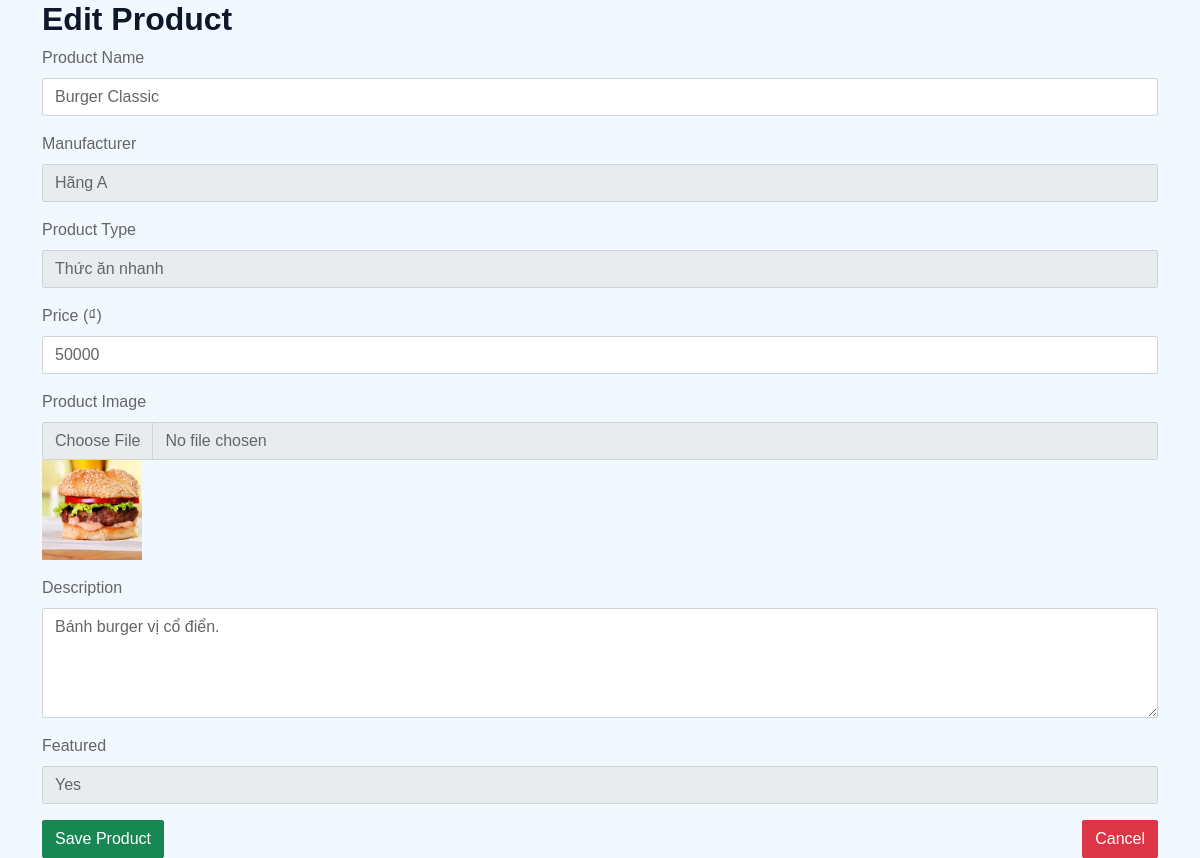
/admin_editproduct.php?id=1, run on the app's committed database.
### tables this page shows
CREATE TABLE `products` (
  `id` int(11) NOT NULL,
  `name` varchar(100) NOT NULL,
  `manu_id` int(11) NOT NULL,
  `type_id` int(11) NOT NULL,
  `price` int(11) DEFAULT NULL,
  `pro_image` varchar(150) NOT NULL,
  `description` text DEFAULT NULL,
  `feature` tinyint(1) DEFAULT NULL,
  `created_at` timestamp NOT NULL DEFAULT current_timestamp()
);

CREATE TABLE `manufactures` (
  `manu_id` int(11) NOT NULL,
  `manu_name` varchar(100) NOT NULL
);

CREATE TABLE `product_types` (
  `type_id` int(11) NOT NULL,
  `type_name` varchar(100) NOT NULL
);

### admin_editproduct.php (the view, shortened to what this page needs)
<?php
require 'models/items.php';
if (isset($_GET['id'])) {
    $product_id = $_GET['id'];
    $sql = "SELECT * FROM products WHERE id = ?";
    $stmt = Db::$connection->prepare($sql);
    $stmt->bind_param('i', $product_id);
    $stmt->execute();
    $result = $stmt->get_result();
    if ($result->num_rows > 0) {
        $product = $result->fetch_assoc();
    } else {
        echo "Product not found!";
        exit();
    }
    $sql_manufacturer = "SELECT * FROM manufactures";
    $result_manufacturer = Db::$connection->query($sql_manufacturer);
    $sql_product_types = "SELECT * FROM product_types";
    $result_product_types = Db::$connection->query($sql_product_types);
}
?>
<!DOCTYPE html>
<html lang="en">
<head>
    <link href="css/bootstrap.min.css" rel="stylesheet">
</head>
<body>
<div class="container">
    <h2>Edit Product</h2>
    <form action="admin_editproduct.php?id=<?php echo $product_id; ?>" method="POST" enctype="multipart/form-data">
        <div class="mb-3">
            <label for="productName" class="form-label">Product Name</label>
            <input type="text" class="form-control" id="productName" name="name" value="<?php echo htmlspecialchars($product['name']); ?>" required>
        </div>
        <div class="mb-3">
            <label for="manuId" class="form-label">Manufacturer</label>
            <select class="form-control" id="manuId" name="manu_id" required>
                <?php while ($row = $result_manufacturer->fetch_assoc()): ?>
                    <option value="<?php echo $row['manu_id']; ?>" <?php echo $row['manu_id'] == $product['manu_id'] ? 'selected' : ''; ?>>
                        <?php echo htmlspecialchars($row['manu_name']); ?>
                    </option>
                <?php endwhile; ?>
            </select>
        </div>
        <div class="mb-3">
            <label for="typeId" class="form-label">Product Type</label>
            <select class="form-control" id="typeId" name="type_id" required>
                <?php while ($row = $result_product_types->fetch_assoc()): ?>
                    <option value="<?php echo $row['type_id']; ?>" <?php echo $row['type_id'] == $product['type_id'] ? 'selected' : ''; ?>>
                        <?php echo htmlspecialchars($row['type_name']); ?>
                    </option>
                <?php endwhile; ?>
            </select>
        </div>
        <div class="mb-3">
            <label for="productPrice" class="form-label">Price (₫)</label>
            <input type="number" class="form-control" id="productPrice" name="price" value="<?php echo $product['price']; ?>" required>
        </div>
        <div class="mb-3">
            <label for="productImage" class="form-label">Product Image</label>
            <input type="file" class="form-control" id="productImage" name="pro_image" accept="image/*">
            <img src="img/<?php echo $product['pro_image']; ?>" alt="Current image" width="100" height="100">
        </div>
        <div class="mb-3">
            <label for="productDescription" class="form-label">Description</label>
            <textarea class="form-control" id="productDescription" name="description" rows="4"><?php echo htmlspecialchars($product['description']); ?></textarea>
        </div>
        <div class="mb-3">
            <label for="feature" class="form-label">Featured</label>
            <select class="form-control" id="feature" name="feature" required>
                <option value="1" <?php echo $product['feature'] == 1 ? 'selected' : ''; ?>>Yes</option>
            </select>
        </div>
        <div class="d-flex justify-content-between">
            <button type="submit" class="btn btn-success">Save Product</button>
            <a href="admin_products.php" class="btn btn-danger">Cancel</a>
        </div>
    </form>
</div>
</body>
</html>

### data on the page
products: name "Burger Classic", manu_id "Hãng A", type_id "Thức ăn nhanh", price "50000", pro_image (picture), description "Bánh burger vị cổ điển.", feature "Yes"
